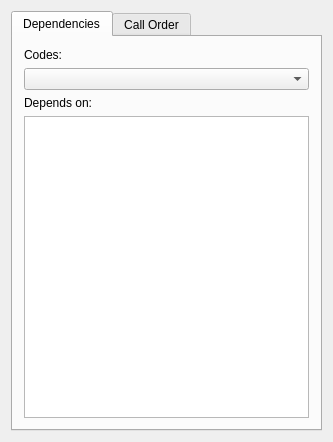
<?xml version="1.0" encoding="UTF-8"?>
<ui version="4.0">
 <class>CodeDependenciesDialogClass</class>
 <widget class="QWidget" name="CodeDependenciesDialogClass">
  <property name="geometry">
   <rect>
    <x>0</x>
    <y>0</y>
    <width>333</width>
    <height>442</height>
   </rect>
  </property>
  <property name="windowTitle">
   <string>Code Dependencies</string>
  </property>
  <layout class="QHBoxLayout" name="horizontalLayout">
   <item>
    <widget class="QTabWidget" name="tabWidget">
     <property name="currentIndex">
      <number>0</number>
     </property>
     <widget class="QWidget" name="tab">
      <attribute name="title">
       <string>Dependencies</string>
      </attribute>
      <layout class="QVBoxLayout" name="verticalLayout">
       <item>
        <widget class="QLabel" name="label">
         <property name="text">
          <string>Codes:</string>
         </property>
        </widget>
       </item>
       <item>
        <widget class="QComboBox" name="codes"/>
       </item>
       <item>
        <widget class="QLabel" name="label_2">
         <property name="text">
          <string>Depends on:</string>
         </property>
        </widget>
       </item>
       <item>
        <widget class="QListWidget" name="dependsOn"/>
       </item>
      </layout>
     </widget>
     <widget class="QWidget" name="tab_2">
      <attribute name="title">
       <string>Call Order</string>
      </attribute>
      <layout class="QHBoxLayout" name="horizontalLayout_2">
       <item>
        <widget class="QListWidget" name="callOrder"/>
       </item>
      </layout>
     </widget>
    </widget>
   </item>
  </layout>
 </widget>
 <layoutdefault spacing="6" margin="11"/>
 <resources/>
 <connections/>
</ui>
